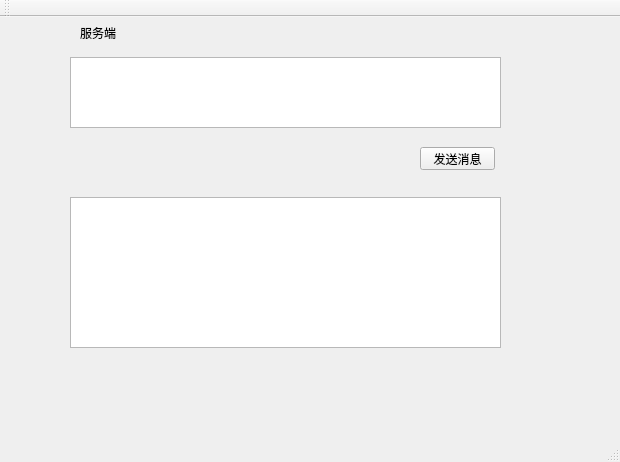
<?xml version="1.0" encoding="UTF-8"?>
<ui version="4.0">
 <class>MainWindow</class>
 <widget class="QMainWindow" name="MainWindow">
  <property name="geometry">
   <rect>
    <x>0</x>
    <y>0</y>
    <width>620</width>
    <height>462</height>
   </rect>
  </property>
  <property name="windowTitle">
   <string>MainWindow</string>
  </property>
  <widget class="QWidget" name="centralWidget">
   <widget class="QTextEdit" name="le_rec">
    <property name="geometry">
     <rect>
      <x>70</x>
      <y>180</y>
      <width>431</width>
      <height>151</height>
     </rect>
    </property>
   </widget>
   <widget class="QTextEdit" name="le_send">
    <property name="geometry">
     <rect>
      <x>70</x>
      <y>40</y>
      <width>431</width>
      <height>71</height>
     </rect>
    </property>
   </widget>
   <widget class="QPushButton" name="btnSend">
    <property name="geometry">
     <rect>
      <x>420</x>
      <y>130</y>
      <width>75</width>
      <height>23</height>
     </rect>
    </property>
    <property name="text">
     <string>发送消息</string>
    </property>
   </widget>
   <widget class="QLabel" name="label">
    <property name="geometry">
     <rect>
      <x>80</x>
      <y>10</y>
      <width>54</width>
      <height>12</height>
     </rect>
    </property>
    <property name="text">
     <string>服务端</string>
    </property>
   </widget>
  </widget>
  <widget class="QMenuBar" name="menuBar">
   <property name="geometry">
    <rect>
     <x>0</x>
     <y>0</y>
     <width>620</width>
     <height>23</height>
    </rect>
   </property>
  </widget>
  <widget class="QToolBar" name="mainToolBar">
   <attribute name="toolBarArea">
    <enum>TopToolBarArea</enum>
   </attribute>
   <attribute name="toolBarBreak">
    <bool>false</bool>
   </attribute>
  </widget>
  <widget class="QStatusBar" name="statusBar"/>
 </widget>
 <layoutdefault spacing="6" margin="11"/>
 <resources/>
 <connections/>
</ui>
